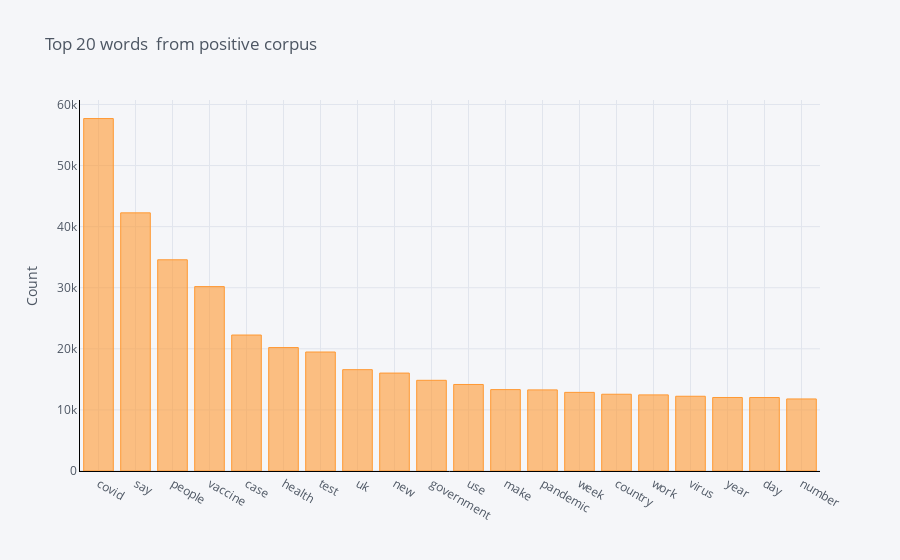

Notebook cell for this chart:
### Code cell
print("Frequent Words positive text")
common_words = get_top_n_words(emo_data[emo_data.pol_tb=='positive'].text, 20)
total=len(emo_data[emo_data.pol_tb=='positive'].text)

for word, freq in common_words:

    print(word, freq)
    
    total=total+freq
for word, freq in common_words:
    perc=(freq/len(pos_text)*100)
    print(word,str(perc)+"%")
df1 = pd.DataFrame(common_words, columns = ['ReviewText' , 'count'])
df1.groupby('ReviewText').sum()['count'].sort_values(ascending=False).iplot(
    kind='bar', yTitle='Count', linecolor='black', title='Top 20 words  from positive corpus')

### Figure 1 — Plotly figure (JSON) as saved in the notebook; plotly's stock layout.template omitted (floating-point values rounded to 4 significant figures)
{"data": [{"marker": {"color": "rgba(255, 153, 51, 0.6)", "line": {"color": "rgba(255, 153, 51, 1.0)", "width": 1}}, "name": "count", "orientation": "v", "text": "", "type": "bar", "x": ["covid", "say", "people", "vaccine", "case", "health", "test", "uk", "new", "government", "use", "make", "pandemic", "week", "country", "work", "virus", "year", "day", "number"], "y": [57690, 42255, 34572, 30183, 22257, 20206, 19479, 16587, 16030, 14846, 14164, 13322, 13278, 12872, 12564, 12460, 12235, 12032, 12027, 11794]}], "layout": {"legend": {"bgcolor": "#F5F6F9", "font": {"color": "#4D5663"}}, "paper_bgcolor": "#F5F6F9", "plot_bgcolor": "#F5F6F9", "title": {"font": {"color": "#4D5663"}, "text": "Top 20 words  from positive corpus"}, "xaxis": {"gridcolor": "#E1E5ED", "linecolor": "black", "showgrid": true, "tickfont": {"color": "#4D5663"}, "title": {"font": {"color": "#4D5663"}, "text": ""}, "zerolinecolor": "#E1E5ED"}, "yaxis": {"gridcolor": "#E1E5ED", "linecolor": "black", "showgrid": true, "tickfont": {"color": "#4D5663"}, "title": {"font": {"color": "#4D5663"}, "text": "Count"}, "zerolinecolor": "#E1E5ED"}}}
